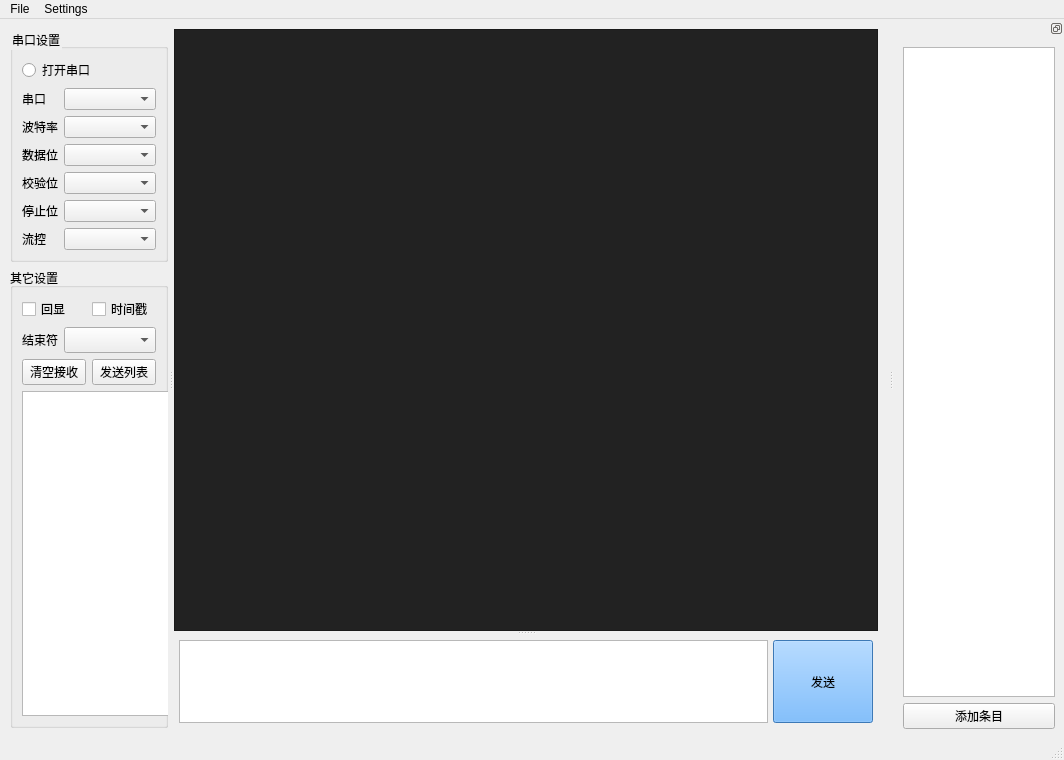
<?xml version="1.0" encoding="UTF-8"?>
<ui version="4.0">
 <class>MainWindow</class>
 <widget class="QMainWindow" name="MainWindow">
  <property name="geometry">
   <rect>
    <x>0</x>
    <y>0</y>
    <width>1064</width>
    <height>760</height>
   </rect>
  </property>
  <property name="windowTitle">
   <string>SerialPortAssistant</string>
  </property>
  <widget class="QWidget" name="centralwidget">
   <layout class="QGridLayout" name="gridLayout_6">
    <item row="0" column="0">
     <widget class="QSplitter" name="splitter_2">
      <property name="orientation">
       <enum>Qt::Horizontal</enum>
      </property>
      <widget class="QWidget" name="widget_2" native="true">
       <property name="minimumSize">
        <size>
         <width>160</width>
         <height>0</height>
        </size>
       </property>
       <property name="maximumSize">
        <size>
         <width>351</width>
         <height>16777215</height>
        </size>
       </property>
       <layout class="QGridLayout" name="gridLayout">
        <property name="leftMargin">
         <number>1</number>
        </property>
        <property name="topMargin">
         <number>1</number>
        </property>
        <property name="rightMargin">
         <number>1</number>
        </property>
        <property name="bottomMargin">
         <number>1</number>
        </property>
        <property name="horizontalSpacing">
         <number>1</number>
        </property>
        <item row="1" column="0">
         <widget class="QGroupBox" name="groupBox_4">
          <property name="minimumSize">
           <size>
            <width>0</width>
            <height>331</height>
           </size>
          </property>
          <property name="maximumSize">
           <size>
            <width>351</width>
            <height>16777215</height>
           </size>
          </property>
          <property name="title">
           <string>其它设置</string>
          </property>
          <layout class="QGridLayout" name="gridLayout_7">
           <item row="0" column="0">
            <layout class="QHBoxLayout" name="horizontalLayout_2">
             <item>
              <widget class="QCheckBox" name="checkBox_echo">
               <property name="text">
                <string>回显</string>
               </property>
              </widget>
             </item>
             <item>
              <widget class="QCheckBox" name="checkBox_timestamp">
               <property name="text">
                <string>时间戳</string>
               </property>
              </widget>
             </item>
            </layout>
           </item>
           <item row="1" column="0">
            <layout class="QHBoxLayout" name="horizontalLayout_3">
             <item>
              <widget class="QLabel" name="label_7">
               <property name="maximumSize">
                <size>
                 <width>44</width>
                 <height>16777215</height>
                </size>
               </property>
               <property name="text">
                <string>结束符</string>
               </property>
              </widget>
             </item>
             <item>
              <widget class="QComboBox" name="comboBox_endChar">
               <property name="sizePolicy">
                <sizepolicy hsizetype="Expanding" vsizetype="Fixed">
                 <horstretch>0</horstretch>
                 <verstretch>0</verstretch>
                </sizepolicy>
               </property>
               <property name="minimumSize">
                <size>
                 <width>60</width>
                 <height>26</height>
                </size>
               </property>
               <property name="maximumSize">
                <size>
                 <width>16777215</width>
                 <height>26</height>
                </size>
               </property>
              </widget>
             </item>
            </layout>
           </item>
           <item row="2" column="0">
            <layout class="QGridLayout" name="gridLayout_2">
             <item row="0" column="0">
              <widget class="QPushButton" name="pushButton_clearDateReceive">
               <property name="sizePolicy">
                <sizepolicy hsizetype="Expanding" vsizetype="Fixed">
                 <horstretch>0</horstretch>
                 <verstretch>0</verstretch>
                </sizepolicy>
               </property>
               <property name="maximumSize">
                <size>
                 <width>16777215</width>
                 <height>26</height>
                </size>
               </property>
               <property name="styleSheet">
                <string notr="true">selection-color: rgb(166, 255, 191);</string>
               </property>
               <property name="text">
                <string>清空接收</string>
               </property>
              </widget>
             </item>
             <item row="0" column="1">
              <widget class="QPushButton" name="pushButton_clearDateReceive_2">
               <property name="sizePolicy">
                <sizepolicy hsizetype="Expanding" vsizetype="Fixed">
                 <horstretch>0</horstretch>
                 <verstretch>0</verstretch>
                </sizepolicy>
               </property>
               <property name="minimumSize">
                <size>
                 <width>0</width>
                 <height>0</height>
                </size>
               </property>
               <property name="maximumSize">
                <size>
                 <width>16777215</width>
                 <height>26</height>
                </size>
               </property>
               <property name="styleSheet">
                <string notr="true">selection-color: rgb(166, 255, 191);</string>
               </property>
               <property name="text">
                <string>发送列表</string>
               </property>
              </widget>
             </item>
            </layout>
           </item>
           <item row="3" column="0">
            <widget class="QListWidget" name="listWidget">
             <property name="sizePolicy">
              <sizepolicy hsizetype="Expanding" vsizetype="MinimumExpanding">
               <horstretch>0</horstretch>
               <verstretch>0</verstretch>
              </sizepolicy>
             </property>
             <property name="minimumSize">
              <size>
               <width>160</width>
               <height>0</height>
              </size>
             </property>
             <property name="maximumSize">
              <size>
               <width>351</width>
               <height>16777215</height>
              </size>
             </property>
             <property name="focusPolicy">
              <enum>Qt::StrongFocus</enum>
             </property>
             <property name="contextMenuPolicy">
              <enum>Qt::CustomContextMenu</enum>
             </property>
             <property name="toolTip">
              <string>&lt;html&gt;&lt;head/&gt;&lt;body&gt;&lt;p&gt;双击发送&lt;/p&gt;&lt;/body&gt;&lt;/html&gt;</string>
             </property>
             <property name="styleSheet">
              <string notr="true"/>
             </property>
             <property name="selectionMode">
              <enum>QAbstractItemView::ExtendedSelection</enum>
             </property>
             <property name="movement">
              <enum>QListView::Free</enum>
             </property>
             <property name="resizeMode">
              <enum>QListView::Adjust</enum>
             </property>
            </widget>
           </item>
          </layout>
         </widget>
        </item>
        <item row="0" column="0">
         <widget class="QGroupBox" name="groupBox_3">
          <property name="sizePolicy">
           <sizepolicy hsizetype="Minimum" vsizetype="Preferred">
            <horstretch>0</horstretch>
            <verstretch>0</verstretch>
           </sizepolicy>
          </property>
          <property name="minimumSize">
           <size>
            <width>0</width>
            <height>0</height>
           </size>
          </property>
          <property name="maximumSize">
           <size>
            <width>16777215</width>
            <height>16777215</height>
           </size>
          </property>
          <property name="styleSheet">
           <string notr="true">alternate-background-color: rgb(85, 170, 255);</string>
          </property>
          <property name="title">
           <string>串口设置</string>
          </property>
          <property name="flat">
           <bool>false</bool>
          </property>
          <layout class="QGridLayout" name="gridLayout_4">
           <item row="2" column="0">
            <widget class="QLabel" name="label_2">
             <property name="text">
              <string>波特率</string>
             </property>
            </widget>
           </item>
           <item row="4" column="0">
            <widget class="QLabel" name="label_4">
             <property name="text">
              <string>校验位</string>
             </property>
            </widget>
           </item>
           <item row="1" column="1" colspan="2">
            <widget class="QComboBox" name="comboBox_port">
             <property name="sizePolicy">
              <sizepolicy hsizetype="Preferred" vsizetype="Fixed">
               <horstretch>0</horstretch>
               <verstretch>0</verstretch>
              </sizepolicy>
             </property>
             <property name="maximumSize">
              <size>
               <width>16777215</width>
               <height>39</height>
              </size>
             </property>
            </widget>
           </item>
           <item row="0" column="0" colspan="2">
            <widget class="QRadioButton" name="radioButton_openPort">
             <property name="toolTip">
              <string>单击打开串口</string>
             </property>
             <property name="styleSheet">
              <string notr="true"/>
             </property>
             <property name="text">
              <string>打开串口</string>
             </property>
            </widget>
           </item>
           <item row="3" column="0">
            <widget class="QLabel" name="label_3">
             <property name="text">
              <string>数据位</string>
             </property>
            </widget>
           </item>
           <item row="5" column="0">
            <widget class="QLabel" name="label_5">
             <property name="text">
              <string>停止位</string>
             </property>
            </widget>
           </item>
           <item row="0" column="2">
            <widget class="QPushButton" name="pushButton_dev_flush">
             <property name="text">
              <string/>
             </property>
             <property name="icon">
              <iconset resource="image.qrc">
               <normaloff>:/image/dev_flush.png</normaloff>:/image/dev_flush.png</iconset>
             </property>
             <property name="iconSize">
              <size>
               <width>32</width>
               <height>32</height>
              </size>
             </property>
             <property name="shortcut">
              <string>F5</string>
             </property>
             <property name="flat">
              <bool>true</bool>
             </property>
            </widget>
           </item>
           <item row="3" column="1" colspan="2">
            <widget class="QComboBox" name="comboBox_dateBit">
             <property name="sizePolicy">
              <sizepolicy hsizetype="Preferred" vsizetype="Fixed">
               <horstretch>0</horstretch>
               <verstretch>0</verstretch>
              </sizepolicy>
             </property>
            </widget>
           </item>
           <item row="1" column="0">
            <widget class="QLabel" name="label">
             <property name="sizePolicy">
              <sizepolicy hsizetype="Fixed" vsizetype="Preferred">
               <horstretch>0</horstretch>
               <verstretch>0</verstretch>
              </sizepolicy>
             </property>
             <property name="text">
              <string>串口</string>
             </property>
            </widget>
           </item>
           <item row="2" column="1" colspan="2">
            <widget class="QComboBox" name="comboBox_baudRate">
             <property name="sizePolicy">
              <sizepolicy hsizetype="Expanding" vsizetype="Fixed">
               <horstretch>0</horstretch>
               <verstretch>0</verstretch>
              </sizepolicy>
             </property>
            </widget>
           </item>
           <item row="6" column="1" colspan="2">
            <widget class="QComboBox" name="comboBox_flowControl">
             <property name="sizePolicy">
              <sizepolicy hsizetype="Preferred" vsizetype="Fixed">
               <horstretch>0</horstretch>
               <verstretch>0</verstretch>
              </sizepolicy>
             </property>
            </widget>
           </item>
           <item row="5" column="1" colspan="2">
            <widget class="QComboBox" name="comboBox_stopBit">
             <property name="sizePolicy">
              <sizepolicy hsizetype="Preferred" vsizetype="Fixed">
               <horstretch>0</horstretch>
               <verstretch>0</verstretch>
              </sizepolicy>
             </property>
            </widget>
           </item>
           <item row="4" column="1" colspan="2">
            <widget class="QComboBox" name="comboBox_parityBit">
             <property name="sizePolicy">
              <sizepolicy hsizetype="Preferred" vsizetype="Fixed">
               <horstretch>0</horstretch>
               <verstretch>0</verstretch>
              </sizepolicy>
             </property>
            </widget>
           </item>
           <item row="6" column="0">
            <widget class="QLabel" name="label_6">
             <property name="text">
              <string>流控</string>
             </property>
            </widget>
           </item>
          </layout>
         </widget>
        </item>
       </layout>
      </widget>
      <widget class="QWidget" name="widget_3" native="true">
       <layout class="QGridLayout" name="gridLayout_5">
        <property name="leftMargin">
         <number>1</number>
        </property>
        <property name="topMargin">
         <number>1</number>
        </property>
        <property name="rightMargin">
         <number>1</number>
        </property>
        <property name="bottomMargin">
         <number>1</number>
        </property>
        <property name="spacing">
         <number>1</number>
        </property>
        <item row="0" column="0">
         <widget class="QSplitter" name="splitter">
          <property name="orientation">
           <enum>Qt::Vertical</enum>
          </property>
          <widget class="QTextEdit" name="textEdit_dataReceive">
           <property name="sizePolicy">
            <sizepolicy hsizetype="Expanding" vsizetype="Minimum">
             <horstretch>0</horstretch>
             <verstretch>0</verstretch>
            </sizepolicy>
           </property>
           <property name="minimumSize">
            <size>
             <width>704</width>
             <height>602</height>
            </size>
           </property>
           <property name="styleSheet">
            <string notr="true">font: 10pt &quot;Monospace&quot;;
border-color: rgb(0, 0, 0);
font: 10pt &quot;Noto Mono&quot;;
color: rgb(255, 255, 255);
background-color: rgb(34, 34, 34);</string>
           </property>
           <property name="frameShadow">
            <enum>QFrame::Plain</enum>
           </property>
           <property name="lineWidth">
            <number>1</number>
           </property>
           <property name="cursorWidth">
            <number>1</number>
           </property>
          </widget>
          <widget class="QWidget" name="widget" native="true">
           <layout class="QHBoxLayout" name="horizontalLayout">
            <property name="spacing">
             <number>5</number>
            </property>
            <property name="leftMargin">
             <number>5</number>
            </property>
            <property name="topMargin">
             <number>5</number>
            </property>
            <property name="rightMargin">
             <number>5</number>
            </property>
            <property name="bottomMargin">
             <number>5</number>
            </property>
            <item>
             <widget class="QTextEdit" name="textEdit_dataSend">
              <property name="sizePolicy">
               <sizepolicy hsizetype="Expanding" vsizetype="MinimumExpanding">
                <horstretch>0</horstretch>
                <verstretch>0</verstretch>
               </sizepolicy>
              </property>
              <property name="minimumSize">
               <size>
                <width>160</width>
                <height>10</height>
               </size>
              </property>
              <property name="maximumSize">
               <size>
                <width>16777215</width>
                <height>12300</height>
               </size>
              </property>
              <property name="focusPolicy">
               <enum>Qt::StrongFocus</enum>
              </property>
              <property name="styleSheet">
               <string notr="true">color: rgb(16, 16, 16);</string>
              </property>
              <property name="lineWrapMode">
               <enum>QTextEdit::WidgetWidth</enum>
              </property>
             </widget>
            </item>
            <item>
             <widget class="QPushButton" name="pushButton_dataSend">
              <property name="sizePolicy">
               <sizepolicy hsizetype="Expanding" vsizetype="MinimumExpanding">
                <horstretch>0</horstretch>
                <verstretch>0</verstretch>
               </sizepolicy>
              </property>
              <property name="minimumSize">
               <size>
                <width>100</width>
                <height>30</height>
               </size>
              </property>
              <property name="maximumSize">
               <size>
                <width>100</width>
                <height>12300</height>
               </size>
              </property>
              <property name="styleSheet">
               <string notr="true">color: rgb(0, 0, 0);
background-color: rgb(85, 170, 255);</string>
              </property>
              <property name="text">
               <string>发送</string>
              </property>
             </widget>
            </item>
           </layout>
          </widget>
         </widget>
        </item>
       </layout>
      </widget>
     </widget>
    </item>
   </layout>
  </widget>
  <widget class="QMenuBar" name="menubar">
   <property name="geometry">
    <rect>
     <x>0</x>
     <y>0</y>
     <width>1064</width>
     <height>25</height>
    </rect>
   </property>
   <widget class="QMenu" name="menuFile">
    <property name="title">
     <string>File</string>
    </property>
    <addaction name="action_5"/>
   </widget>
   <widget class="QMenu" name="menuSettings">
    <property name="title">
     <string>Settings</string>
    </property>
    <addaction name="action"/>
    <addaction name="action_2"/>
    <addaction name="action_3"/>
    <addaction name="action_4"/>
   </widget>
   <addaction name="menuFile"/>
   <addaction name="menuSettings"/>
  </widget>
  <widget class="QStatusBar" name="statusbar"/>
  <widget class="QDockWidget" name="dockWidget">
   <property name="baseSize">
    <size>
     <width>40</width>
     <height>120</height>
    </size>
   </property>
   <property name="layoutDirection">
    <enum>Qt::LeftToRight</enum>
   </property>
   <property name="features">
    <set>QDockWidget::DockWidgetFloatable|QDockWidget::DockWidgetMovable</set>
   </property>
   <attribute name="dockWidgetArea">
    <number>2</number>
   </attribute>
   <widget class="QWidget" name="dockWidgetContents">
    <layout class="QGridLayout" name="gridLayout_3">
     <item row="0" column="0">
      <widget class="QListWidget" name="listWidget_data_send_list">
       <property name="contextMenuPolicy">
        <enum>Qt::CustomContextMenu</enum>
       </property>
       <property name="styleSheet">
        <string notr="true"/>
       </property>
       <property name="verticalScrollBarPolicy">
        <enum>Qt::ScrollBarAsNeeded</enum>
       </property>
       <property name="editTriggers">
        <set>QAbstractItemView::AnyKeyPressed|QAbstractItemView::DoubleClicked|QAbstractItemView::EditKeyPressed</set>
       </property>
       <property name="dragEnabled">
        <bool>true</bool>
       </property>
       <property name="dragDropMode">
        <enum>QAbstractItemView::DragDrop</enum>
       </property>
       <property name="defaultDropAction">
        <enum>Qt::MoveAction</enum>
       </property>
       <property name="selectionMode">
        <enum>QAbstractItemView::ExtendedSelection</enum>
       </property>
       <property name="movement">
        <enum>QListView::Free</enum>
       </property>
       <property name="gridSize">
        <size>
         <width>0</width>
         <height>20</height>
        </size>
       </property>
       <property name="viewMode">
        <enum>QListView::ListMode</enum>
       </property>
      </widget>
     </item>
     <item row="1" column="0">
      <widget class="QPushButton" name="pushButton_add_send_item">
       <property name="text">
        <string>添加条目</string>
       </property>
      </widget>
     </item>
    </layout>
   </widget>
  </widget>
  <action name="action">
   <property name="text">
    <string>显示预定义输入</string>
   </property>
   <property name="shortcut">
    <string>Alt+S</string>
   </property>
  </action>
  <action name="action_2">
   <property name="text">
    <string>清除接收区数据</string>
   </property>
   <property name="shortcut">
    <string>Alt+R</string>
   </property>
  </action>
  <action name="action_3">
   <property name="text">
    <string>关闭接收</string>
   </property>
   <property name="shortcut">
    <string>Ctrl+N, Ctrl+I</string>
   </property>
  </action>
  <action name="action_4">
   <property name="text">
    <string>暂停显示</string>
   </property>
   <property name="shortcut">
    <string>Ctrl+P</string>
   </property>
  </action>
  <action name="action_5">
   <property name="text">
    <string>保存</string>
   </property>
   <property name="shortcut">
    <string>Ctrl+S</string>
   </property>
  </action>
 </widget>
 <resources>
  <include location="image.qrc"/>
 </resources>
 <connections/>
</ui>
